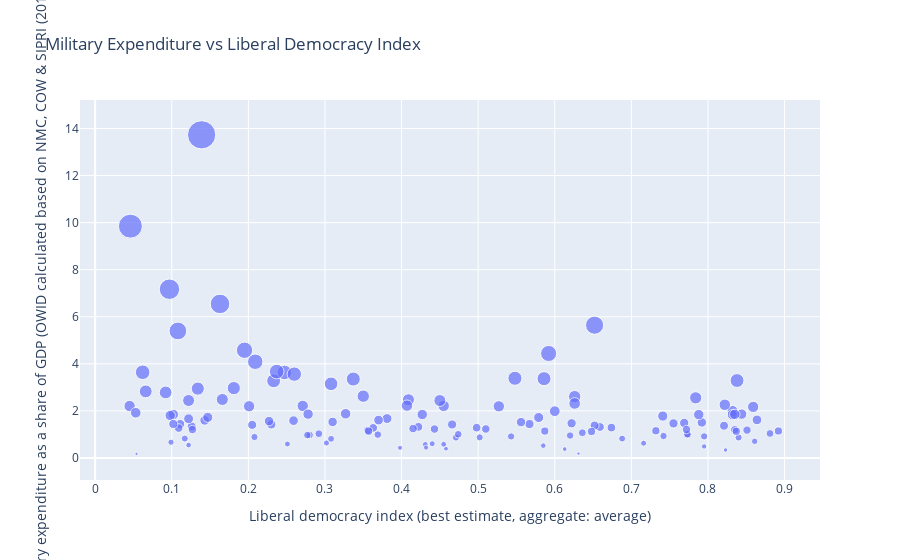

Here is the notebook cell this chart was saved with:
### Code cell
# Assuming df_cleaned and military_expenditure_gdp_clean are your dataframes
# Merge the dataframes on 'Entity' and 'Year'

# Merge the filtered dataframes
merged_df_2016 = pd.merge(df_cleaned_2017, filtered_df, on=['Entity', 'Year'])


# Plotting
# Create a scatter plot using Plotly
fig = px.scatter(
    merged_df_2016,
    y='Military expenditure as a share of GDP (OWID calculated based on NMC, COW & SIPRI (2017))',
    x='Liberal democracy index (best estimate, aggregate: average)',
    hover_name='Entity',  # Display country names on hover
    title='Military Expenditure vs Liberal Democracy Index',
    size='Military expenditure as a share of GDP (OWID calculated based on NMC, COW & SIPRI (2017))',
    height=700,
    labels={
        'x': 'Military Expenditure as a share of GDP',
        'y': 'Liberal Democracy Index'
    },
    template='plotly'
)

# Update the text position for better readability
fig.update_traces(textposition='bottom center')

fig.show()

### Figure 1 — Plotly figure (JSON) as saved in the notebook; plotly's stock layout.template omitted (floating-point values rounded to 4 significant figures; data arrays with more than 128 entries replaced by an {"elided": "..."} marker saying what was removed)
{"data": [{"hovertemplate": "<b>%{hovertext}</b><br><br>Liberal democracy index (best estimate, aggregate: average)=%{x}<br>Military expenditure as a share of GDP (OWID calculated based on NMC, COW & SIPRI (2017))=%{marker.size}<extra></extra>", "hovertext": {"elided": "135 str values"}, "legendgroup": "", "marker": {"color": "#636efa", "size": {"elided": "135 float values"}, "sizemode": "area", "sizeref": 0.03433, "symbol": "circle"}, "mode": "markers", "name": "", "orientation": "v", "showlegend": false, "textposition": "bottom center", "type": "scatter", "x": {"elided": "135 float values"}, "xaxis": "x", "y": {"elided": "135 float values"}, "yaxis": "y"}], "layout": {"autosize": true, "legend": {"itemsizing": "constant", "tracegroupgap": 0}, "title": {"text": "Military Expenditure vs Liberal Democracy Index"}, "xaxis": {"anchor": "y", "autorange": true, "domain": [0, 1], "range": [-0.01542, 0.9446], "title": {"text": "Liberal democracy index (best estimate, aggregate: average)"}, "type": "linear"}, "yaxis": {"anchor": "x", "autorange": true, "domain": [0, 1], "range": [-0.8864, 15.01], "title": {"text": "Military expenditure as a share of GDP (OWID calculated based on NMC, COW & SIPRI (2017))"}, "type": "linear"}}}
